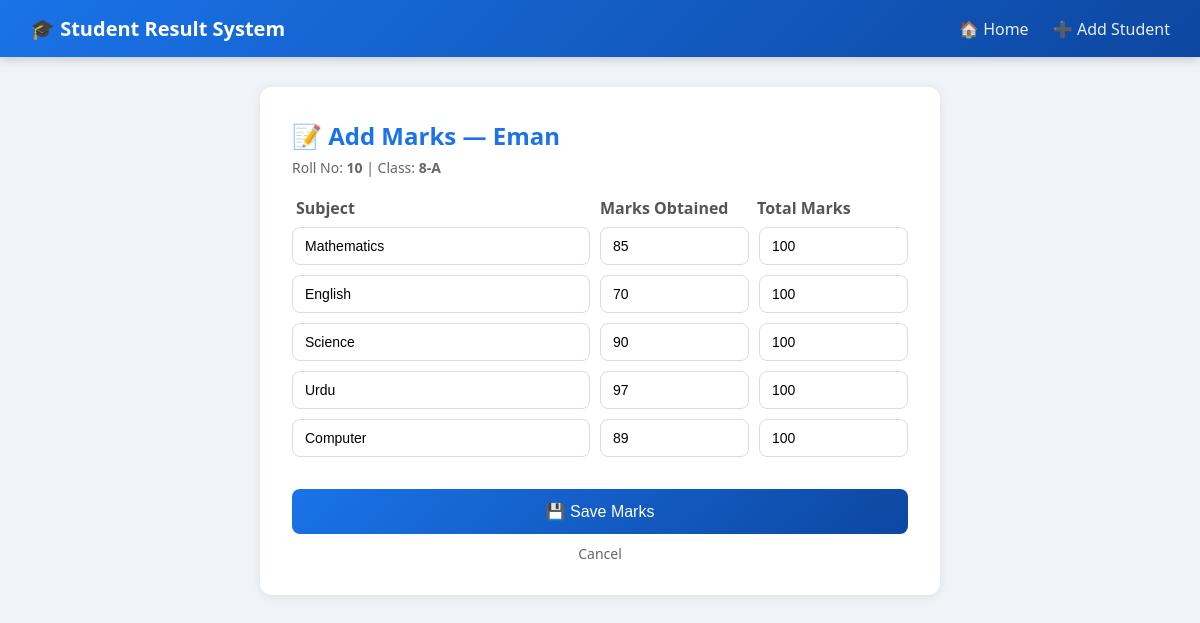
Screenshot of /add-marks/1 with the database file from the repository.
### models.py (models this page shows)
class Student(db.Model):
    id      = db.Column(db.Integer, primary_key=True)
    name    = db.Column(db.String(100), nullable=False)
    roll_no = db.Column(db.String(20),  unique=True, nullable=False)
    cls     = db.Column(db.String(20),  nullable=False)
    section = db.Column(db.String(5),   nullable=False)

class Result(db.Model):
    id             = db.Column(db.Integer, primary_key=True)
    student_id     = db.Column(db.Integer, db.ForeignKey('student.id'))
    subject        = db.Column(db.String(50))
    marks_obtained = db.Column(db.Integer)
    total_marks    = db.Column(db.Integer)

### app.py (the view, shortened to what this page needs)
@app.route('/add-marks/<int:student_id>', methods=['GET', 'POST'])
def add_marks(student_id):
    student = Student.query.get_or_404(student_id)
    error = None
    existing = Result.query.filter_by(student_id=student_id).all()
    return render_template('add_marks.html', student=student, error=error, existing=existing)

### templates/add_marks.html (shortened to what this page needs)
{% extends "base.html" %}
{% block content %}
<div class="form-box wide">
  <h2>📝 Add Marks — {{ student.name }}</h2>
  <p class="sub">Roll No: <strong>{{ student.roll_no }}</strong> | Class: <strong>{{ student.cls }}-{{ student.section }}</strong></p>
  <form method="POST">
    <div class="marks-header">
      <span>Subject</span>
      <span>Marks Obtained</span>
      <span>Total Marks</span>
    </div>
    {% set subjects = ['Mathematics', 'English', 'Science', 'Urdu', 'Computer'] %}
    {% for i in range(5) %}
    <div class="subject-row">
      <input type="text" name="subject"
             value="{{ existing[i].subject if existing and i < existing|length else subjects[i] }}"
             placeholder="Subject" required>
      <input type="number" name="marks" min="0"
             value="{{ existing[i].marks_obtained if existing and i < existing|length else '' }}"
             placeholder="Obtained" required>
      <input type="number" name="total" min="1"
             value="{{ existing[i].total_marks if existing and i < existing|length else '100' }}"
             placeholder="Total" required>
    </div>
    {% endfor %}
    <button type="submit">💾 Save Marks</button>
    <a href="/" class="btn-cancel">Cancel</a>
  </form>
</div>
{% endblock %}

### static/style.css (style rules this page uses)
* { margin: 0; padding: 0; box-sizing: border-box; }
body { font-family: 'Segoe UI', sans-serif; background: #f0f4f8; color: #333; }
.form-box { background: white; padding: 32px; border-radius: 12px; max-width: 520px; margin: 0 auto; box-shadow: 0 2px 12px rgba(0,0,0,0.08); }
.form-box.wide { max-width: 680px; }
.form-box h2 { margin-bottom: 6px; color: #1a73e8; }
.sub { color: #666; font-size: 14px; margin-bottom: 20px; }
.form-box input { width: 100%; padding: 10px 12px; border: 1px solid #ddd; border-radius: 8px; font-size: 14px; transition: border 0.2s; }
.form-box button { margin-top: 22px; width: 100%; padding: 13px; background: linear-gradient(135deg, #1a73e8, #0d47a1); color: white; border: none; border-radius: 8px; font-size: 16px; cursor: pointer; }
.btn-cancel { display: block; text-align: center; margin-top: 10px; color: #666; text-decoration: none; font-size: 14px; }
.marks-header { display: grid; grid-template-columns: 2fr 1fr 1fr; gap: 10px; font-weight: 600; color: #555; margin-bottom: 8px; padding: 0 4px; }
.subject-row { display: grid; grid-template-columns: 2fr 1fr 1fr; gap: 10px; margin-bottom: 10px; }

### rows the page displays
Student: name "Eman", roll_no "10", cls "8", section "A"
Result: subject "Mathematics", marks "85", total "100"
Result: subject "English", marks "70", total "100"
Result: subject "Science", marks "90", total "100"
Result: subject "Urdu", marks "97", total "100"
Result: subject "Computer", marks "89", total "100"
